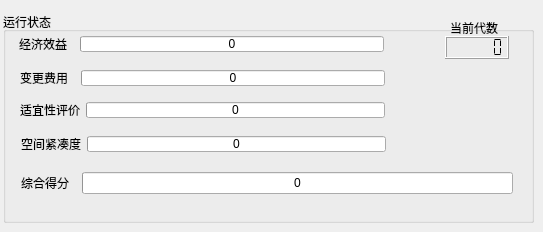
   <widget class="QWidget" name="stackedWidgetPage2" native="true">
    <widget class="QGroupBox" name="groupBox_8">
     <property name="geometry">
      <rect>
       <x>3</x>
       <y>12</y>
       <width>531</width>
       <height>211</height>
      </rect>
     </property>
     <property name="title">
      <string>运行状态</string>
     </property>
     <property name="flat">
      <bool>false</bool>
     </property>
     <widget class="QLCDNumber" name="lcdIterationNum">
      <property name="geometry">
       <rect>
        <x>442</x>
        <y>24</y>
        <width>64</width>
        <height>23</height>
       </rect>
      </property>
      <property name="frameShape">
       <enum>QFrame::Box</enum>
      </property>
      <property name="smallDecimalPoint">
       <bool>true</bool>
      </property>
      <property name="segmentStyle">
       <enum>QLCDNumber::Flat</enum>
      </property>
      <property name="intValue" stdset="0">
       <number>0</number>
      </property>
     </widget>
     <widget class="QWidget" name="layoutWidget_12">
      <property name="geometry">
       <rect>
        <x>17</x>
        <y>90</y>
        <width>365</width>
        <height>16</height>
       </rect>
      </property>
      <layout class="QFormLayout" name="formLayout_29">
       <item row="0" column="0">
        <widget class="QLabel" name="label_15">
         <property name="text">
          <string>适宜性评价</string>
         </property>
        </widget>
       </item>
       <item row="0" column="1">
        <widget class="QProgressBar" name="prgSuitability">
         <property name="maximum">
          <number>100</number>
         </property>
         <property name="value">
          <number>0</number>
         </property>
         <property name="format">
          <string>%v</string>
         </property>
        </widget>
       </item>
      </layout>
     </widget>
     <widget class="QWidget" name="layoutWidget_13">
      <property name="geometry">
       <rect>
        <x>17</x>
        <y>58</y>
        <width>365</width>
        <height>16</height>
       </rect>
      </property>
      <layout class="QFormLayout" name="formLayout_30">
       <property name="fieldGrowthPolicy">
        <enum>QFormLayout::AllNonFixedFieldsGrow</enum>
       </property>
       <item row="0" column="1">
        <widget class="QProgressBar" name="prgChangeCost">
         <property name="maximum">
          <number>100</number>
         </property>
         <property name="value">
          <number>0</number>
         </property>
         <property name="format">
          <string>%v</string>
         </property>
        </widget>
       </item>
       <item row="0" column="0">
        <widget class="QLabel" name="label_16">
         <property name="text">
          <string>变更费用  </string>
         </property>
        </widget>
       </item>
      </layout>
     </widget>
     <widget class="QWidget" name="layoutWidget_14">
      <property name="geometry">
       <rect>
        <x>16</x>
        <y>24</y>
        <width>365</width>
        <height>16</height>
       </rect>
      </property>
      <layout class="QFormLayout" name="formLayout_31">
       <item row="0" column="0">
        <widget class="QLabel" name="label_17">
         <property name="text">
          <string>经济效益  </string>
         </property>
        </widget>
       </item>
       <item row="0" column="1">
        <widget class="QProgressBar" name="prgBenefit">
         <property name="maximum">
          <number>100</number>
         </property>
         <property name="value">
          <number>0</number>
         </property>
         <property name="format">
          <string>%v</string>
         </property>
        </widget>
       </item>
      </layout>
     </widget>
     <widget class="QWidget" name="layoutWidget_27">
      <property name="geometry">
       <rect>
        <x>18</x>
        <y>160</y>
        <width>492</width>
        <height>22</height>
       </rect>
      </property>
      <layout class="QFormLayout" name="formLayout_32">
       <item row="0" column="0">
        <widget class="QLabel" name="label_14">
         <property name="text">
          <string>综合得分  </string>
         </property>
        </widget>
       </item>
       <item row="0" column="1">
        <widget class="QProgressBar" name="prgTotalScore">
         <property name="maximum">
          <number>100</number>
         </property>
         <property name="value">
          <number>0</number>
         </property>
         <property name="format">
          <string>%v</string>
         </property>
        </widget>
       </item>
      </layout>
     </widget>
     <widget class="QLabel" name="label_18">
      <property name="geometry">
       <rect>
        <x>447</x>
        <y>10</y>
        <width>54</width>
        <height>12</height>
       </rect>
      </property>
      <property name="text">
       <string>当前代数</string>
      </property>
     </widget>
     <widget class="QWidget" name="">
      <property name="geometry">
       <rect>
        <x>18</x>
        <y>124</y>
        <width>365</width>
        <height>16</height>
       </rect>
      </property>
      <layout class="QFormLayout" name="formLayout_28">
       <item row="0" column="0">
        <widget class="QLabel" name="label_13">
         <property name="text">
          <string>空间紧凑度</string>
         </property>
        </widget>
       </item>
       <item row="0" column="1">
        <widget class="QProgressBar" name="prgCompactness">
         <property name="maximum">
          <number>100</number>
         </property>
         <property name="value">
          <number>0</number>
         </property>
         <property name="format">
          <string>%v</string>
         </property>
        </widget>
       </item>
      </layout>
     </widget>
    </widget>
   </widget>
